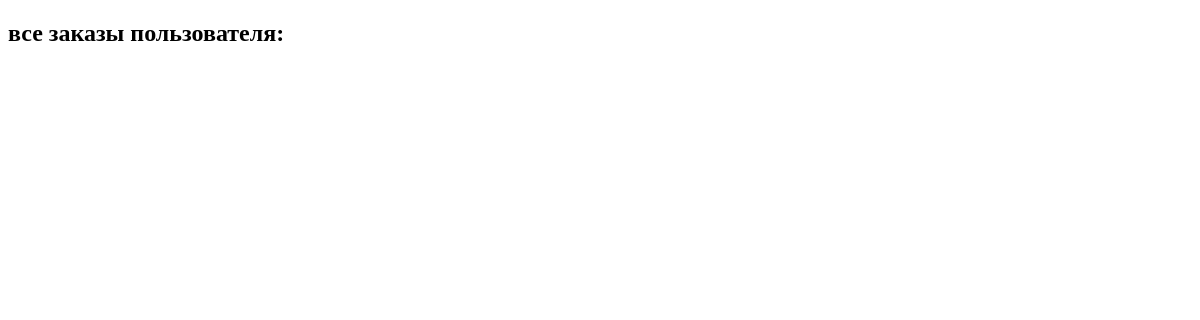
The page /user/2/ on the database as committed earlier.
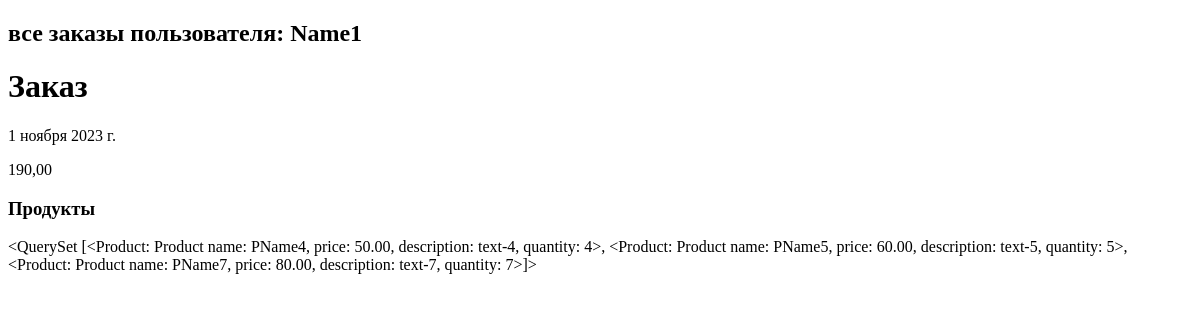
The same page on the database as committed later.
### HomeWorkapp3/models.py (models this page shows, shortened)
class User(models.Model):
    name = models.CharField(max_length=100)
    email = models.EmailField()
    password = models.CharField(max_length=100)
    phone = models.CharField(max_length=20)
    address = models.CharField(max_length=100)
    date_registered = models.DateField(auto_now_add=True)

class Order(models.Model):
    customer = models.ForeignKey(User, on_delete=models.CASCADE)
    products = models.ManyToManyField(Product)
    date_ordered = models.DateField(auto_now_add=True)
    total_price = models.DecimalField(max_digits=8, decimal_places=2)

class Product(models.Model):
    name = models.CharField(max_length=100)
    price = models.DecimalField(max_digits=8, decimal_places=2)
    description = models.TextField()
    quantity = models.IntegerField()
    image = models.ImageField(upload_to='images')
    def __str__(self):
        return f'Product name: {self.name}, price: {self.price},  description: {self.description}, quantity: {self.quantity}'

### HomeWorkapp3/views.py (the view)
# urls.py: path('user/<int:user_id>/', basket, name='basket'),
def basket(request, user_id):
    products = []
    user = User.objects.filter(pk=user_id).first()
    orders = Order.objects.filter(customer=user).all()
    for order in orders:
        products.append(order.products.all())
    products.reverse()
    return render(request, 'HomeWorkapp3/orders.html', {'user': user, 'orders': orders, 'products': products})

### HomeWorkapp3/templates/HomeWorkapp3/orders.html (shortened to what this page needs)
{% extends 'HomeWorkapp3/base.html' %}
{% block content %}
    <h2>все заказы пользователя: {{ user.name }}</h2>
    {% for order in orders %}
        <h1>Заказ</h1>
        <p>{{ order.date_ordered }}</p>
        <p>{{ order.total_price }}</p>
                <h3>Продукты</h3>
                <p>{{ products.pop }}</p>
    {% endfor %}
{% endblock %}

Rows that differ between the two databases and show on the page:
added User: name "Name1"
added Order: date_ordered "1 ноября 2023 г.", total_price "190,00"
added Product: pop "<QuerySet [<Product: Product name: PName4, price: 50.00, description: text-4, quantity: 4>, <Product: Product name: PName5, price: 60.00, description: text-5, quantity: 5>, <Product: Product name: PName7, price: 80.00, description: text-7, quantity: 7>]>"
